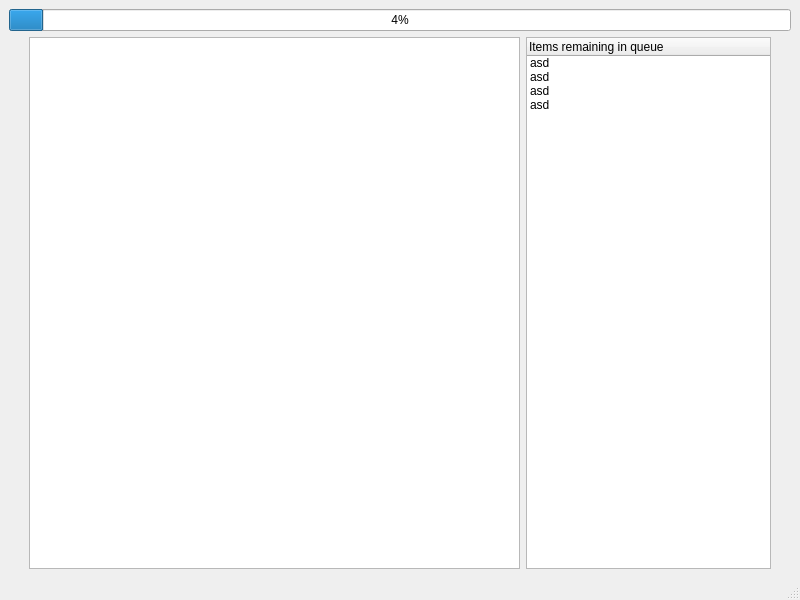
<?xml version="1.0" encoding="UTF-8"?>
<ui version="4.0">
 <class>MainWindow</class>
 <widget class="QMainWindow" name="MainWindow">
  <property name="geometry">
   <rect>
    <x>0</x>
    <y>0</y>
    <width>800</width>
    <height>600</height>
   </rect>
  </property>
  <property name="windowTitle">
   <string>HikLoad - Main Window</string>
  </property>
  <widget class="QWidget" name="centralwidget">
   <layout class="QGridLayout" name="gridLayout">
    <item row="0" column="0">
     <widget class="QProgressBar" name="progressBar">
      <property name="maximum">
       <number>545</number>
      </property>
      <property name="value">
       <number>24</number>
      </property>
     </widget>
    </item>
    <item row="1" column="0">
     <layout class="QHBoxLayout" name="horizontalLayout_2">
      <item>
       <layout class="QHBoxLayout" name="horizontalLayout" stretch="0,2,1">
        <item>
         <spacer name="verticalSpacer">
          <property name="orientation">
           <enum>Qt::Vertical</enum>
          </property>
          <property name="sizeHint" stdset="0">
           <size>
            <width>20</width>
            <height>40</height>
           </size>
          </property>
         </spacer>
        </item>
        <item>
         <widget class="QTextEdit" name="textEdit">
          <property name="readOnly">
           <bool>true</bool>
          </property>
          <property name="html">
           <string>&lt;!DOCTYPE HTML PUBLIC &quot;-//W3C//DTD HTML 4.0//EN&quot; &quot;http://www.w3.org/TR/REC-html40/strict.dtd&quot;&gt;
&lt;html&gt;&lt;head&gt;&lt;meta name=&quot;qrichtext&quot; content=&quot;1&quot; /&gt;&lt;style type=&quot;text/css&quot;&gt;
p, li { white-space: pre-wrap; }
&lt;/style&gt;&lt;/head&gt;&lt;body style=&quot; font-family:'Noto Sans'; font-size:10pt; font-weight:400; font-style:normal;&quot;&gt;
&lt;p style=&quot; margin-top:0px; margin-bottom:0px; margin-left:0px; margin-right:0px; -qt-block-indent:0; text-indent:0px;&quot;&gt;&lt;/p&gt;&lt;/body&gt;&lt;/html&gt;</string>
          </property>
         </widget>
        </item>
        <item>
         <widget class="QTreeWidget" name="treeWidget">
          <property name="rootIsDecorated">
           <bool>false</bool>
          </property>
          <column>
           <property name="text">
            <string>Items remaining in queue</string>
           </property>
          </column>
          <item>
           <property name="text">
            <string>asd</string>
           </property>
          </item>
          <item>
           <property name="text">
            <string>asd</string>
           </property>
          </item>
          <item>
           <property name="text">
            <string>asd</string>
           </property>
          </item>
          <item>
           <property name="text">
            <string>asd</string>
           </property>
          </item>
         </widget>
        </item>
       </layout>
      </item>
      <item>
       <spacer name="verticalSpacer_2">
        <property name="orientation">
         <enum>Qt::Vertical</enum>
        </property>
        <property name="sizeHint" stdset="0">
         <size>
          <width>20</width>
          <height>40</height>
         </size>
        </property>
       </spacer>
      </item>
     </layout>
    </item>
   </layout>
  </widget>
  <widget class="QMenuBar" name="menubar">
   <property name="geometry">
    <rect>
     <x>0</x>
     <y>0</y>
     <width>800</width>
     <height>30</height>
    </rect>
   </property>
  </widget>
  <widget class="QStatusBar" name="statusbar"/>
 </widget>
 <resources/>
 <connections/>
</ui>
